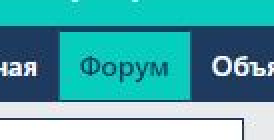
#> input picture upload/Скриншот-20260921-134105.jpg, 137 x 70 px, found by its file name (shown 2 times larger)
$ python zoom_shot.py
#> lines starting #> are read from the running program, lines starting #| are printed output that depends on the picture
"""Zoom into the user's screenshots to see nav button edges and msg-head colors."""
from PIL import Image
import os

UP = "/home/z/my-project/upload"
OUT = "/home/z/my-project/scripts/shots"
os.makedirs(OUT, exist_ok=True)

for name, crop, scale in [
    ("Скриншот-20260921-134105.jpg", None, 6),   # nav button zoom
    ("Скриншот-20260921-134123.jpg", (0, 0, 900, 80), 2),  # msg head
]:
    p = os.path.join(UP, name)
    im = Image.open(p).convert("RGB")
#> im is the input picture: PIL image 137x70 RGB; mean R, G, B 81.6, 169.6, 175
    print(name, "size:", im.size)
#| Скриншот-20260921-134105.jpg size: (137, 70)
    if crop:
        im = im.crop(crop)
    im2 = im.resize((im.width * scale, im.height * scale), Image.NEAREST)
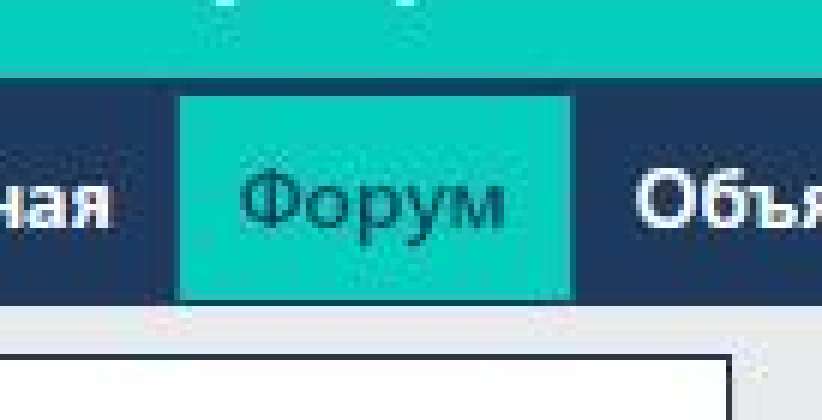
#> im2: PIL image 822x420 RGB; mean R, G, B 81.6, 169.6, 175
    out = os.path.join(OUT, "zoom-" + name.replace(".jpg", ".png"))
    im2.save(out)
    print("saved:", out)
#> pass 2 of the loop `for name, crop, scale in [`:
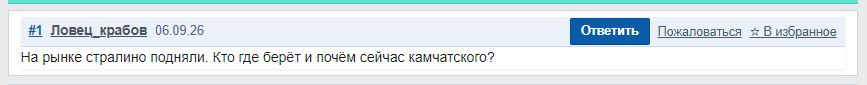
#> input picture upload/Скриншот-20260921-134123.jpg, 867 x 85 px, found by its file name
#> im is the input picture: PIL image 867x85 RGB; mean R, G, B 220.9, 232.1, 235.7
#| Скриншот-20260921-134123.jpg size: (867, 85)
#> `im = im.crop(crop)`:
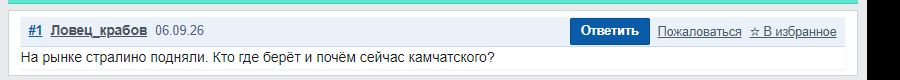
#> im: PIL image 900x80 RGB; mean R, G, B 212.4, 223.7, 227.2
#> im2: PIL image 1800x160 RGB

# Sample pixel colors from the nav screenshot: scan a vertical column through "Форум"
im = Image.open(os.path.join(UP, "Скриншот-20260921-134105.jpg")).convert("RGB")
w, h = im.size
#> w = 137; h = 70
print("\nnav shot size:", w, h)
#| nav shot size: 137 70
# scan several columns in the middle of the Форум button area
for x in [w // 2 - 10, w // 2, w // 2 + 10]:
    col = []
    prev = None
    for y in range(h):
        c = im.getpixel((x, y))
        # quantize to detect bands
        key = (c[0] // 24, c[1] // 24, c[2] // 24)
        if key != prev:
            col.append((y, c))
            prev = key
    print(f"x={x}: bands:", col[:14])
